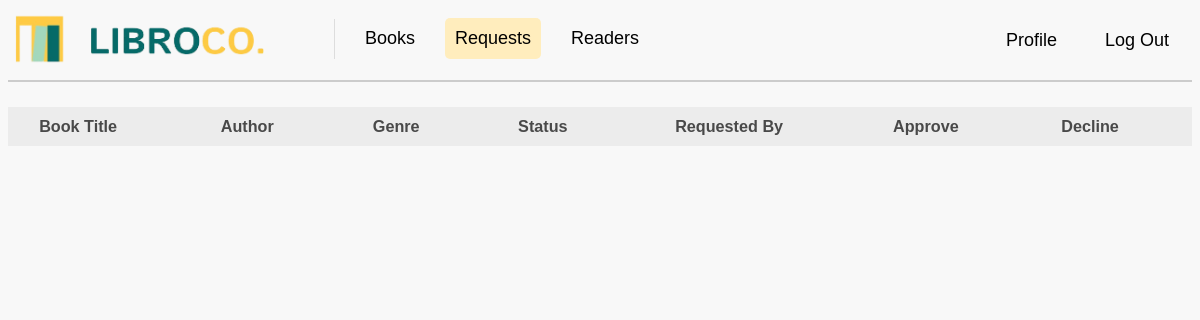
/requests (signed in), run on an earlier commit of the app's database.
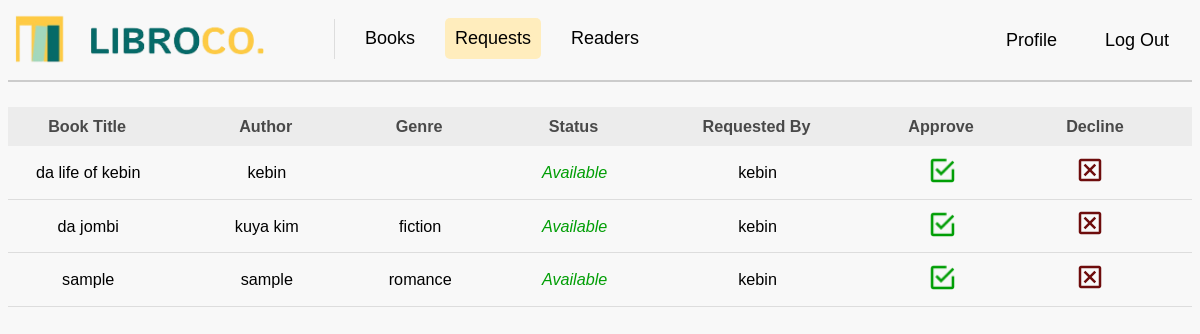
And on a later commit of the database.
### tables this page shows
CREATE TABLE requests (
request_id INTEGER PRIMARY KEY AUTOINCREMENT,
user_id INTEGER,
book_id INTEGER,
request_date TIMESTAMP DEFAULT CURRENT_TIMESTAMP, due_date DATE DEFAULT NULL, status VARCHAR(20) DEFAULT 'Pending',
FOREIGN KEY (user_id) REFERENCES users(user_id),
FOREIGN KEY (book_id) REFERENCES books(book_id));

CREATE TABLE "books" (
	"book_id"	INTEGER,
	"book_title"	VARCHAR(50) UNIQUE,
	"author"	VARCHAR(50),
	"publication_year"	INTEGER(5),
	"genre"	VARCHAR(20),
	"description"	VARCHAR(300),
	"image"	VARCHAR(100),
	PRIMARY KEY("book_id")
);

CREATE TABLE "users" (
	"user_id"	INTEGER PRIMARY KEY AUTOINCREMENT,
	"user_name"	TEXT,
	"user_email"	TEXT,
	"user_password"	TEXT UNIQUE,
	"user_contact"	TEXT,
	"user_code"	TEXT
);

### app.py (the view)
@app.route("/requests")
def requests():
    if 'user_id' not in session or session.get('user_id') != 1:
        flash("You must be logged in as a librarian to view requests.")
        return redirect(url_for("login"))
    sql_get_requests = """
    SELECT b.book_title, b.author, b.genre, s.availability, u.user_name, r.request_id
    FROM requests r
    JOIN books b ON r.book_id = b.book_id
    JOIN users u ON r.user_id = u.user_id
    JOIN status s ON b.book_id = s.book_id
    WHERE s.availability = 'Available'
    """
    requests = getprocess(sql_get_requests)
    return render_template("requests.html", requests=requests)

### app.py (called while the page is built)
@app.before_request
def before_request():
    print("Session data:", session)

### dbhelper.py (called while the page is built)
def getprocess(sql: str, params: tuple = ()) -> list:
    try:
        db = connect(database, timeout=30, check_same_thread=False)  # Adding timeout and thread safety
        db.row_factory = Row  # Ensure that rows are returned as dictionaries
        cursor = db.cursor()
        cursor.execute(sql, params)
        data = cursor.fetchall()  # Fetch the data
        return data
    except Error as e:
        print(f"SQLite error: {e}")
        return []
    finally:
        db.close()  # Ensure the connection is closed

### templates/requests.html (shortened to what this page needs)
<!DOCTYPE html>
<html>
<head>
    <link rel="stylesheet" href="{{ url_for('static', filename='css/mainstyle.css') }}">
</head>
<body>
    <nav>
        <a class="navbar-brand" href="{{ url_for('books') }}">
            <img src="{{ url_for('static', filename='images/logo.png') }}" class="logo" width="250" height="50" alt="LibroCo. Logo">
        </a>
        <div class="navbar-links">
            <a href="{{ url_for('books') }}">Books</a>
            <a href="{{ url_for('requests') }}" class="active">Requests</a>
            <a href="{{ url_for('readers') }}">Readers</a>
        </div>
        <div class="navbar-right">
            <a href="{{ url_for('profile') }}">Profile</a>
            <a href="{{ url_for('logout') }}">Log Out</a>
        </div>
    </nav>
    <div class="divider"></div>
    <div class="scrollable-table">
        <table class="table">
            <tr>
                <th>Book Title</th>
                <th>Author</th>
                <th>Genre</th>
                <th>Status</th>
                <th>Requested By</th>
                <th>Approve</th>
                <th>Decline</th>
            </tr>
            {% for request in requests %}
                <tr>
                    <td>{{ request.book_title }}</td>
                    <td>{{ request.author }}</td>
                    <td>{{ request.genre }}</td>
                    <td class="status">
                        {% if request.availability == 'Available' %}
                            <span class="available">Available</span>
                        {% else %}
                            <span class="unavailable">Unavailable</span>
                        {% endif %}
                    </td>
                    <td>{{ request.user_name }}</td>
                    <td class="action-cell">
                        <form action="{{ url_for('approve_request') }}" method="post">
                            <button class="approve-btn">
                                <img src="{{ url_for('static', filename='images/tsek.png') }}" class="tsek" alt="Approve">
                            </button>
                        </form>
                    </td>
                    <td class="action-cell">
                        <form action="{{ url_for('decline_request') }}" method="post">
                            <button class="decline-btn">
                                <img src="{{ url_for('static', filename='images/eks.png') }}" class="eks" alt="Decline">
                            </button>
                        </form>
                    </td>
                </tr>
            {% endfor %}
        </table>
    </div>
</body>
</html>

### static/css/mainstyle.css (style rules this page uses)
.navbar-right a { transition: background-color 0.3s ease; margin-right: 8px; margin-top: 2px; }
body { background: #f8f8f8; background-repeat: no-repeat; background-attachment: fixed; background-size: 100% 100%; font-family: 'Istok Web', sans-serif; }
.logo { margin: -9px; margin-right: 0; margin-left: -9px; margin-top: -9px; }
nav { display: flex; justify-content: flex-start; align-items: center; padding: 5px; background-color: #f8f8f8; font-size: 18px; }
.navbar-brand { display: flex; align-items: center; text-decoration: none; color: black; margin-right: 40px; }
.navbar-links { display: flex; margin-top: -1px; margin-left: 0%; gap: 20px; font-size: 18px; }
.navbar-right { display: flex; margin-left: auto; gap: 20px; }
nav a { text-decoration: none; color: black; padding: 10px; font-family: Arial, Helvetica, sans-serif; transition: background-color 0.3s ease; }
.active { background-color: #ffedbd; border-radius: 5px; font-weight: normal; }
.divider { width: auto; height: 2px; background-color: #ccc; margin-top: 10px; margin-left: fixed; }
.scrollable-table { height: auto; width: auto; overflow-y: auto; scroll-snap-type: y mandatory; font-size: 18px; }
.scrollable-table>.table { width: 100%; }
.table { font-family: Arial, Helvetica, sans-serif; border-collapse: collapse; font-size: 0.9em; margin: 25px 0; min-width: 400px; text-align: center; }
.table th { background-color: #e7e7e7; opacity: 70%; color: #000; text-align: center; position: sticky; font-weight: bold; padding: 0.625rem; padding-left: -3.125rem; padding-right: 3.438rem; }
.table td { padding: 0.625rem; padding-left: -3.125rem; padding-right: 3.3rem; font-weight: normal; border-bottom: 1px solid #dddddd; text-align: center; }
.table tbody tr { background-color: transparent; }
.available { color: #009E05; font-style: italic; }
.tsek { width: 25px; height: 25px; cursor: pointer; }
.eks { width: 30px; height: 30px; cursor: pointer; margin-left: -8px; margin-top: -1.3px; margin-right: 4px; }
button.approve-btn, button.decline-btn { background: none; border: none; padding: 0; cursor: pointer; }

What changed in the data, as far as the page shows it:
added requests: book_title "da life of kebin", author "kebin", user_name "kebin"
added requests: book_title "da jombi", author "kuya kim", genre "fiction", user_name "kebin"
added requests: book_title "sample", author "sample", genre "romance", user_name "kebin"
